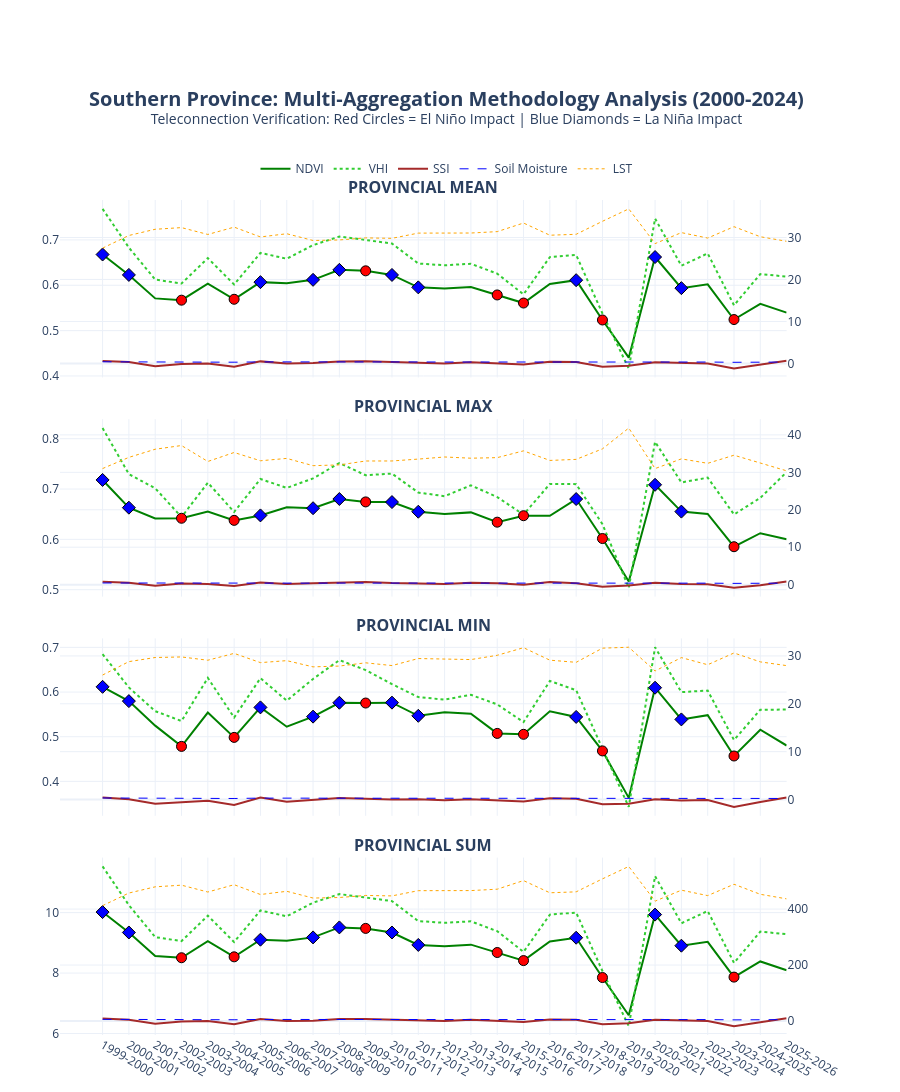

The code cell stored with this chart in its notebook:
### Markdown cell above
The correlation matrix serves as a statistical "Standard" test to determine how accurately each index identifies El Niño-driven agricultural stress. A high negative correlation with NINO3.4 indicates an index that reliably flags El Niño events, while high positive correlations between indices suggest physical consistency. The matrix reveals that Soil Moisture (SSI) and the Vegetation Health Index (VHI) are the superior indicators for identifying ENSO-driven droughts:

* SSI (Soil Moisture) vs. NINO3.4: The correlation between the SSI Mean and NINO3.4 is -0.58, while the SSI Min reaches -0.60. This proves that soil moisture is the most direct terrestrial responder to Pacific SST anomalies.
* VHI (Vegetation Health) vs. NINO3.4: The VHI Mean shows a strong negative correlation of -0.55, significantly stronger than the correlation for raw NDVI (-0.46).

This superior performance of VHI over NDVI is critical. It suggests that agricultural drought in Southern Zambia is driven by the combined impact of water deficit and extreme heat. Since VHI includes temperature data, it captures the "thermal scorched" effect of El Niño that raw NDVI misses (Kogan, 1995).

**VHI vs. SSI:**
While both indices correlate well (r = 0.76 for mean values), they reveal different roles in a drought trigger mechanism. Soil moisture (SSI) represents the cause of agricultural stress; a drop in SSI typically precedes the browning of vegetation. The observed correlation between SSI Mean and NDVI Mean (r = 0.55) is scientifically informative: it indicates that soil moisture is the causal antecedent to subsequent vegetation deterioration (Ji & Peters, 2005).

### Code cell
import pandas as pd
import numpy as np
import plotly.graph_objects as go
from plotly.subplots import make_subplots
import os

# 1. PREPARE DATA
southern_raw = df_seasonal_agg[df_seasonal_agg['province'] == 'Southern'].copy()

# Detect actual column names
ndvi_col = 'NDVI_seasonal' if 'NDVI_seasonal' in southern_raw.columns else 'ndvi'
lst_col = 'LST_seasonal' if 'LST_seasonal' in southern_raw.columns else 'lst_celsius'
soil_col = 'SoilMoist_7_28_seasonal' if 'SoilMoist_7_28_seasonal' in southern_raw.columns else 'soil_moisture_7_28'
vhi_col = 'VHI_seasonal'
ssi_col = 'SSI_seasonal'

# Aggregate using all four methodologies
panel_agg = southern_raw.groupby('CropYear').agg({
    ndvi_col: ['mean', 'max', 'min', 'sum'],
    lst_col: ['mean', 'max', 'min', 'sum'],
    soil_col: ['mean', 'max', 'min', 'sum'],
    vhi_col: ['mean', 'max', 'min', 'sum'],
    ssi_col: ['mean', 'max', 'min', 'sum']
}).reset_index()

panel_agg.columns = ['_'.join(col).strip('_') for col in panel_agg.columns.values]

for suffix in ['mean', 'max', 'min', 'sum']:
    panel_agg = panel_agg.rename(columns={
        f'{ndvi_col}_{suffix}': f'ndvi_{suffix}',
        f'{lst_col}_{suffix}': f'lst_{suffix}',
        f'{soil_col}_{suffix}': f'soil_{suffix}',
        f'{vhi_col}_{suffix}': f'vhi_{suffix}',
        f'{ssi_col}_{suffix}': f'ssi_{suffix}'
    })

nino_col = 'nino34' if 'nino34' in nino_seasonal.columns else 'NINO34'
panel_agg = pd.merge(panel_agg, nino_seasonal[['CropYear', nino_col]], on='CropYear', how='left')
panel_agg = panel_agg.rename(columns={nino_col: 'NINO34'})
panel_agg['SEASON'] = (panel_agg['CropYear'] - 1).astype(str) + "-" + panel_agg['CropYear'].astype(str)
panel_agg.loc[panel_agg['CropYear'] == 2024, 'NINO34'] = 2.03

# 2. INITIALIZE 4-SUBPLOT FIGURE
fig_panel = make_subplots(
    rows=4, cols=1, shared_xaxes=True, vertical_spacing=0.05,
    subplot_titles=("<b>PROVINCIAL MEAN</b>", "<b>PROVINCIAL MAX</b>", "<b>PROVINCIAL MIN</b>", "<b>PROVINCIAL SUM</b>"),
    specs=[[{"secondary_y": True}] for _ in range(4)]
)

def add_panel_traces(fig, data, suffix, row_num):
    show_leg = True if row_num == 1 else False
    
    # Core Data Lines
    fig.add_trace(go.Scatter(x=data['SEASON'], y=data[f'ndvi_{suffix}'], name="NDVI",
                  line=dict(color='green', width=2), showlegend=show_leg), row=row_num, col=1, secondary_y=False)
    fig.add_trace(go.Scatter(x=data['SEASON'], y=data[f'vhi_{suffix}'], name="VHI",
                  line=dict(color='limegreen', width=2, dash='dot'), showlegend=show_leg), row=row_num, col=1, secondary_y=False)
    fig.add_trace(go.Scatter(x=data['SEASON'], y=data[f'ssi_{suffix}'], name="SSI",
                  line=dict(color='brown', width=2), showlegend=show_leg), row=row_num, col=1, secondary_y=True)
    fig.add_trace(go.Scatter(x=data['SEASON'], y=data[f'soil_{suffix}'], name="Soil Moisture",
                  line=dict(color='blue', width=1, dash='dash'), showlegend=show_leg), row=row_num, col=1, secondary_y=True)
    fig.add_trace(go.Scatter(x=data['SEASON'], y=data[f'lst_{suffix}'], name="LST",
                  line=dict(color='orange', width=1, dash='dot'), showlegend=show_leg), row=row_num, col=1, secondary_y=True)

    # ENSO Markers and Shading
    for _, r in data.iterrows():
        if pd.isna(r['NINO34']): continue
        
        # El Niño (Red)
        if r['NINO34'] >= 0.5:
            fig.add_vrect(x0=r['SEASON'], x1=r['SEASON'], fillcolor="red", opacity=0.07, row=row_num, col=1, layer="below", line_width=0)
            fig.add_trace(go.Scatter(x=[r['SEASON']], y=[r[f'ndvi_{suffix}']], mode='markers', 
                                     marker=dict(symbol='circle', size=10, color='red', line=dict(width=1, color='black')),
                                     name='El Niño Event', showlegend=False), row=row_num, col=1, secondary_y=False)
        
        # La Niña (Blue)
        elif r['NINO34'] <= -0.5:
            fig.add_vrect(x0=r['SEASON'], x1=r['SEASON'], fillcolor="blue", opacity=0.07, row=row_num, col=1, layer="below", line_width=0)
            fig.add_trace(go.Scatter(x=[r['SEASON']], y=[r[f'ndvi_{suffix}']], mode='markers', 
                                     marker=dict(symbol='diamond', size=10, color='blue', line=dict(width=1, color='black')),
                                     name='La Niña Event', showlegend=False), row=row_num, col=1, secondary_y=False)

for i, agg in enumerate(['mean', 'max', 'min', 'sum'], 1):
    add_panel_traces(fig_panel, panel_agg, agg, i)

# 3. LAYOUT (Fixed Legend/Title Overlap)
fig_panel.update_layout(
    height=1600, template="plotly_white", hovermode="x unified",
    margin=dict(t=200, b=50, l=60, r=60), # Large top margin for clear spacing
    legend=dict(orientation="h", yanchor="bottom", y=1.02, xanchor="center", x=0.5)
)

# Header Annotation sits ABOVE the legend
fig_panel.add_annotation(
    text="<b>Southern Province: Multi-Aggregation Methodology Analysis (2000-2024)</b><br>"
         "<sup>Teleconnection Verification: Red Circles = El Niño Impact | Blue Diamonds = La Niña Impact</sup>",
    xref="paper", yref="paper", x=0.5, y=1.14, showarrow=False, font=dict(size=20), align="center"
)

fig_panel.show()
